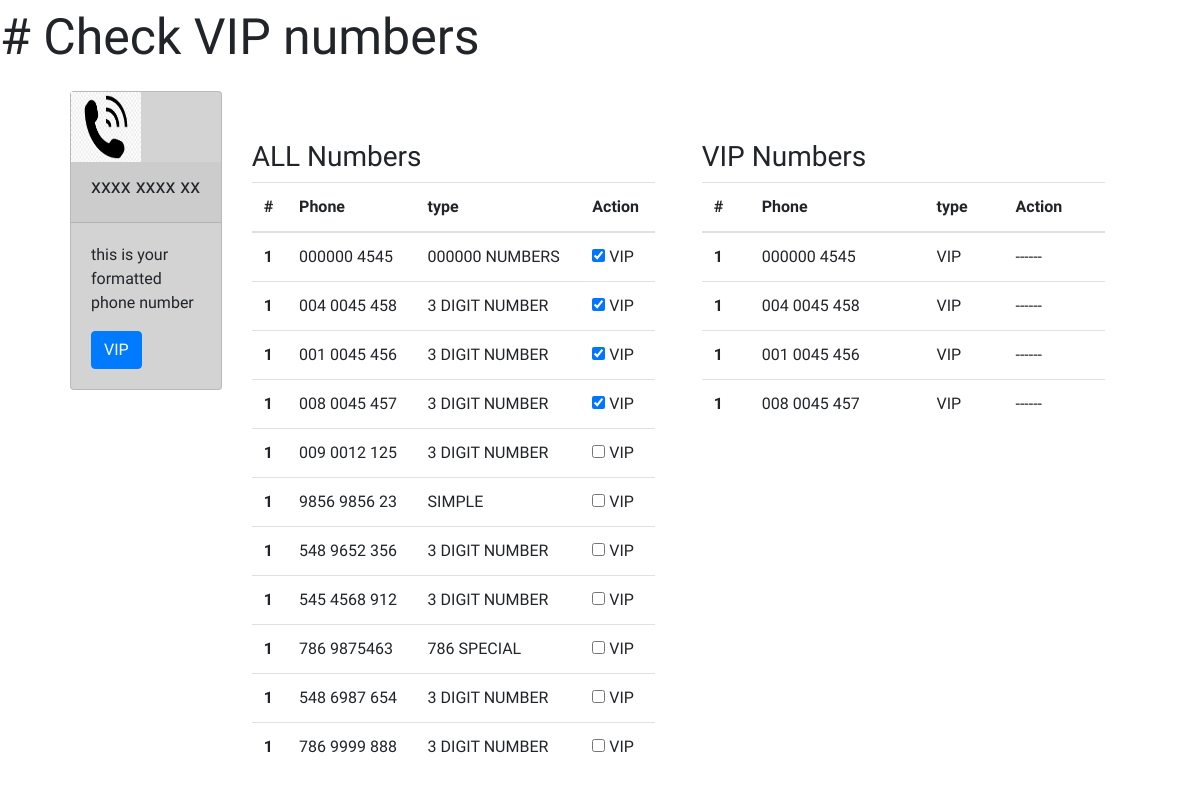
The app's page /adminVIP.php with its own data.
### tables this page shows
CREATE TABLE `phones` (
  `id` int(11) NOT NULL,
  `number` bigint(20) NOT NULL,
  `ftNumber` text NOT NULL,
  `indice1` int(11) NOT NULL,
  `indice2` int(11) NOT NULL,
  `indice3` int(11) NOT NULL,
  `typeText1` text NOT NULL,
  `typeText2` text NOT NULL,
  `type` int(11) NOT NULL
);

CREATE TABLE `vipnum` (
  `number` bigint(20) NOT NULL,
  `typeText` text NOT NULL
);

### adminVIP.php (the view, shortened to what this page needs)
<!DOCTYPE html>
<html lang="en"><head><meta http-equiv="Content-Type" content="text/html; charset=UTF-8">
<link rel="stylesheet" href="https://maxcdn.bootstrapcdn.com/bootstrap/4.0.0/css/bootstrap.min.css">
<link rel="stylesheet" href="https://pro.fontawesome.com/releases/v5.10.0/css/all.css"/>
<link href="mystyle.css" rel="stylesheet" type="text/css">
<link rel="stylesheet" href="all.css">
<link rel="stylesheet" href="style.css">
</head>
<body>
<p id="txtGros"># Check VIP numbers</p>
<div class="container">
    <div class="col-lg-12">
<div class="col-lg-2" style="float:left">
            <div class="card" style="float:left;background-color:lightgrey">
              <img src="phone.jpg" width="70" height="70">
                <div class="card-header">
                    <h5 id="formattedPhone" class="card-title">xxxx xxxx xx</h5>
                </div>
                <div class="card-body">
              <p >this is your formatted phone number</p>
              <button class="btn btn-primary">VIP</button>
                </div>
              </div>
</div>
</div>
<br><br>
<?php
$servername = "localhost";
$username = "root";
$password = "";
$dbname = "dataPhone";
$conn = new mysqli($servername, $username, $password, $dbname);
$sql = "SELECT id, number, ftNumber, indice1, indice2, indice3, typeText1 FROM phones";
$result = $conn->query($sql);
?>
<div class="container">
<div class="col-lg-5" style="float:left">
    <h3>ALL Numbers</h3>
    <table class="table">
        <thead>
        <tr>
            <th scope="col">#</th>
            <th scope="col">Phone</th>
            <th scope="col">type</th>
            <th scope="col">Action</th>
        </tr>
        </thead>
        <tbody id="phoneSuite">
        <?php
					if ($result->num_rows > 0) {
						while($row = $result->fetch_assoc()) {
                            $sql1="SELECT * FROM vipnum WHERE number=".strval($row['number']);
							$result1 = $conn->query($sql1);
					?>
        <tr>
            <th scope="row">1</th>
            <td><?php echo $row['ftNumber'];   ?></td>
            <td><?php echo $row['typeText1'];   ?></td>
            <td><input value=<?php echo $row['number'];    ?> id="checko" onchange="checkVIPClass(this)   " <?php if (mysqli_num_rows($result1)>0)  echo "  checked ";   ?> type="checkbox">  VIP</input></td>
        </tr>
        <?php
                        }
                    }
        ?>
        </tbody>
    </table>
</div>
<?php
$sql2 = "SELECT * FROM vipnum";
$result2 = $conn->query($sql2);
?>
<div class="col-lg-5" style="float:right">
<h3>VIP Numbers</h3>
    <table class="table">
        <thead>
        <tr>
            <th scope="col">#</th>
            <th scope="col">Phone</th>
            <th scope="col">type</th>
            <th scope="col">Action</th>
        </tr>
        </thead>
        <tbody id="phoneSuite">
        <?php
					if ($result2->num_rows > 0) {
						while($row2 = $result2->fetch_assoc()) {
                            $sqlx="SELECT * from phones WHERE number=".strval($row2['number']);
                            $resultx=$conn->query($sqlx);
                            $rowx=$resultx->fetch_assoc();
					?>
        <tr>
            <th scope="row">1</th>
            <td><?php  echo $rowx['ftNumber'];  ?></td>
            <td>VIP</td>
            <td>------</td>
        </tr>
        <?php
                        }
                    }
        ?>
        </tbody>
    </table>
</div>
</div>
</body>
</html>

### mystyle.css (style rules this page uses)
* { outline:none;font-family:'Baloo Thambi 2',cursive;box-sizing:border-box }
body { padding:0px 0px;margin:0px 0px }
.container { width:100%;max-width:1370px;margin:0px auto;height:auto;display:block;padding:0px 40px }

### style.css (style rules this page uses)
#txtGros { font-size: 50px; }

### records on screen
phones: ftNumber "000000 4545", typeText1 "000000 NUMBERS"
phones: ftNumber "004 0045 458", typeText1 "3 DIGIT NUMBER"
phones: ftNumber "001 0045 456", typeText1 "3 DIGIT NUMBER"
phones: ftNumber "008 0045 457", typeText1 "3 DIGIT NUMBER"
phones: ftNumber "009 0012 125", typeText1 "3 DIGIT NUMBER"
phones: ftNumber "9856 9856 23", typeText1 "SIMPLE"
phones: ftNumber "548 9652 356", typeText1 "3 DIGIT NUMBER"
phones: ftNumber "545 4568 912", typeText1 "3 DIGIT NUMBER"
phones: ftNumber "786 9875463", typeText1 "786 SPECIAL"
phones: ftNumber "548 6987 654", typeText1 "3 DIGIT NUMBER"
phones: ftNumber "786 9999 888", typeText1 "3 DIGIT NUMBER"
vipnum: phones.ftNumber "000000 4545"
vipnum: phones.ftNumber "004 0045 458"
vipnum: phones.ftNumber "001 0045 456"
vipnum: phones.ftNumber "008 0045 457"
